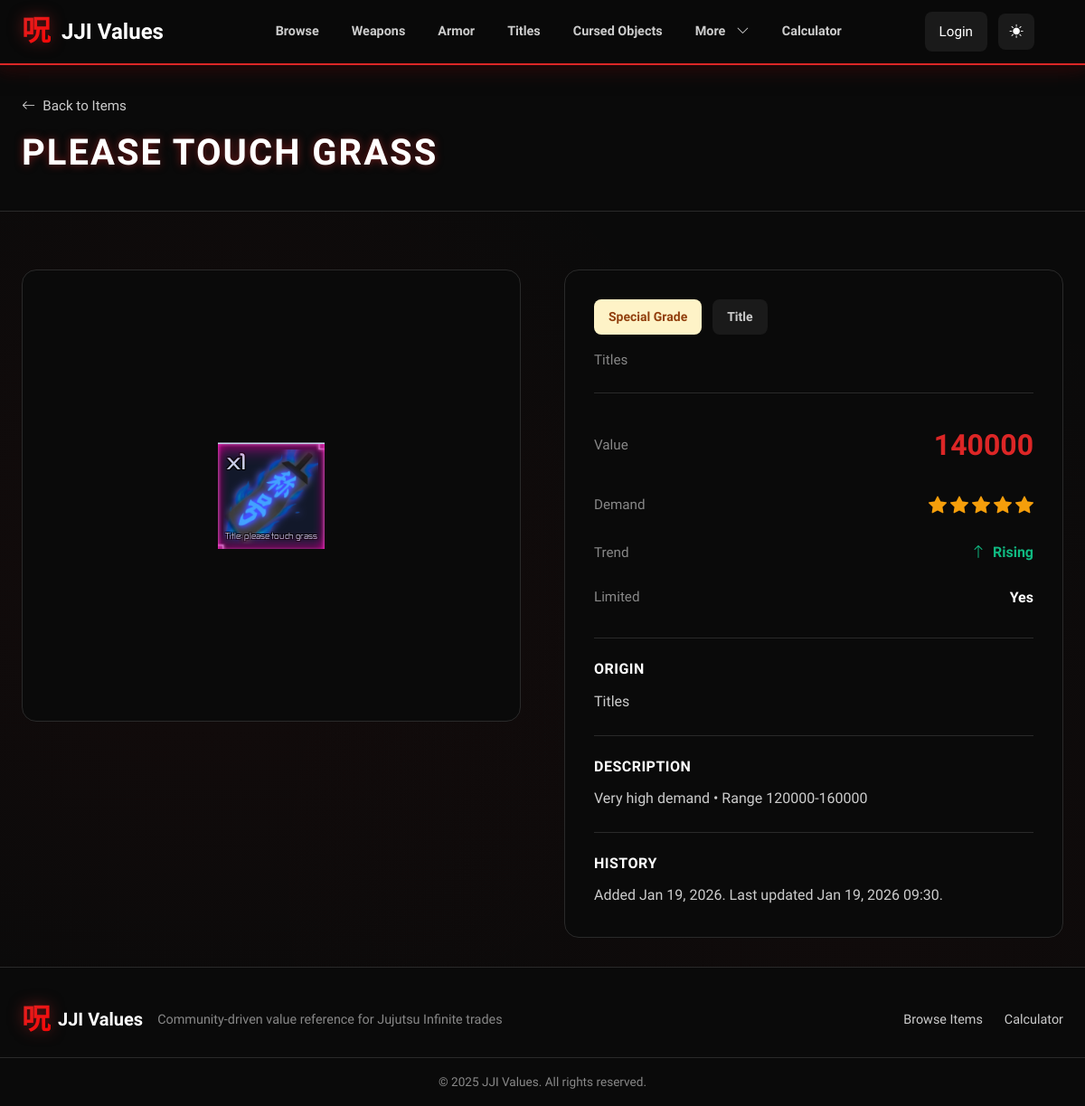
Screenshot of /please-touch-grass/ with the database file from the repository.
### values/models.py (models this page shows, shortened)
class Item(models.Model):
    class ItemType(models.TextChoices):
        ITEM = "item", "Item"
        TITLE = "title", "Title"
        GAMEPASS = "gamepass", "Game Pass"
        EVENT = "event", "Event Item"
    class Rarity(models.TextChoices):
        UNOBTAINABLE = "unobtainable", "Unobtainable"
        SPECIAL_GRADE = "special_grade", "Special Grade"
        RARE = "rare", "Rare"
        UNCOMMON = "uncommon", "Uncommon"
        COMMON = "common", "Common"
    class Trend(models.TextChoices):
        RISING = "rising", "Rising"
        STABLE = "stable", "Stable"
        FALLING = "falling", "Falling"
    name = models.CharField(max_length=150, unique=True)
    slug = models.SlugField(unique=True)
    category = models.ForeignKey(
        Category, on_delete=models.PROTECT, related_name="items"
    )
    item_type = models.CharField(
        max_length=20, choices=ItemType.choices, default=ItemType.ITEM
    )
    rarity = models.CharField(
        max_length=20, choices=Rarity.choices, default=Rarity.COMMON
    )
    value = models.PositiveIntegerField(help_text="Trade value points")
    demand = models.PositiveSmallIntegerField(default=5, help_text="1-10 scale")
    trend = models.CharField(
        max_length=10, choices=Trend.choices, default=Trend.STABLE
    )
    is_limited = models.BooleanField(default=False)
    featured = models.BooleanField(default=False)
    obtained_from = models.CharField(
        max_length=200, blank=True, help_text="Event, raid, or source"
    )
    image_url = models.URLField(blank=True)
    notes = models.TextField(blank=True)
    created_at = models.DateTimeField(auto_now_add=True)
    updated_at = models.DateTimeField(auto_now=True)
    class Meta:
        ordering = ["-featured", "-value", "name"]
    def get_star_count(self):
        return min(5, max(1, (self.demand + 1) // 2))

class Category(models.Model):
    name = models.CharField(max_length=100, unique=True)
    slug = models.SlugField(unique=True)
    description = models.TextField(blank=True)
    color = models.CharField(
        max_length=20,
        default="#6366F1",
        help_text="Hex color used for category badges",
    )
    class Meta:
        ordering = ["name"]

### values/views.py (the view)
# urls.py: path("<slug:slug>/", ItemDetailView.as_view(), name="item_detail"),
class ItemDetailView(DetailView):
    model = Item
    template_name = "values/item_detail.html"
    context_object_name = "item"
    slug_field = "slug"
    def get_context_data(self, **kwargs):
        context = super().get_context_data(**kwargs)
        context['is_admin'] = self.request.user.is_authenticated and self.request.user.is_staff
        return context

### templates/values/item_detail.html (shortened to what this page needs)
{% extends "base.html" %}
{% load static %}
{% block content %}
<div class="page-header-section">
    <div class="container">
        <div class="page-header-content">
            <div>
                <a href="{% url 'values:item_list' %}" class="back-link">
                    <i class="bi bi-arrow-left"></i>
                    <span>Back to Items</span>
                </a>
                <h1 class="page-title-large">{{ item.name }}</h1>
            </div>
        </div>
    </div>
</div>
<div class="page-body">
    <div class="container">
        <div class="item-detail-layout">
            <div class="item-detail-image-section">
                {% if item.image_url %}
                <div class="item-image-wrapper">
                    <img src="{{ item.image_url }}" alt="{{ item.name }}" class="item-detail-image">
                </div>
                {% else %}
                <div class="item-image-wrapper no-image-large">
                    <i class="bi bi-image"></i>
                    <span>No image available</span>
                </div>
                {% endif %}
            </div>
            <div class="item-detail-info-section">
                <div class="info-card">
                    <div class="info-header">
                        <div class="info-badges">
                            <span class="info-badge rarity-{{ item.rarity }}">{{ item.get_rarity_display }}</span>
                            <span class="info-badge type-badge">{{ item.get_item_type_display }}</span>
                        </div>
                        <div class="info-category">{{ item.category.name }}</div>
                    </div>
                    <div class="info-stats">
                        <div class="stat-row">
                            <span class="stat-label">Value</span>
                            <span class="stat-value-large">{{ item.value|floatformat:0 }}</span>
                        </div>
                        <div class="stat-row">
                            <span class="stat-label">Demand</span>
                            <div class="stat-stars">
                                {% with star_count=item.get_star_count %}
                                    {% for i in "12345"|make_list %}
                                        <i class="bi bi-star-fill {% if forloop.counter <= star_count %}star-active{% else %}star-inactive{% endif %}"></i>
                                    {% endfor %}
                                {% endwith %}
                            </div>
                        </div>
                        <div class="stat-row">
                            <span class="stat-label">Trend</span>
                            <span class="stat-trend trend-{{ item.trend }}">
                                {% if item.trend == "rising" %}
                                    <i class="bi bi-arrow-up"></i> Rising
                                {% elif item.trend == "falling" %}
                                    <i class="bi bi-arrow-down"></i> Falling
                                {% else %}
                                    <i class="bi bi-dash"></i> Stable
                                {% endif %}
                            </span>
                        </div>
                        <div class="stat-row">
                            <span class="stat-label">Limited</span>
                            <span class="stat-value">{{ item.is_limited|yesno:"Yes,No" }}</span>
                        </div>
                    </div>
                    {% if item.obtained_from %}
                    <div class="info-section">
                        <h3 class="info-section-title">Origin</h3>
                        <p class="info-section-text">{{ item.obtained_from }}</p>
                    </div>
                    {% endif %}
                    {% if item.notes %}
                    <div class="info-section">
                        <h3 class="info-section-title">Description</h3>
                        <p class="info-section-text">{{ item.notes }}</p>
                    </div>
                    {% endif %}
                    <div class="info-section">
                        <h3 class="info-section-title">History</h3>
                        <p class="info-section-text">
                            Added {{ item.created_at|date:"M d, Y" }}. Last updated {{ item.updated_at|date:"M d, Y H:i" }}.
                        </p>
                    </div>
                </div>
            </div>
        </div>
    </div>
</div>
{% endblock %}

### static/css/styles.css (style rules this page uses)
:root { --bg-primary: #0a0a0a; --bg-secondary: #111111; --bg-tertiary: #1a1a1a; --text-primary: #ffffff; --text-secondary: #cccccc; --text-muted: #888888; --accent: #dc2626; --accent-hover: #ef4444; --accent-light: #7f1d1d; --accent-glow: rgba(220, 38, 38, 0.5); --cursed-energy: #dc2626; --cursed-energy-glow: rgba(220, 38, 38, 0.3); --success: #10b981; --warning: #f59e0b; --danger: #ef4444; --border: #2a2a2a; --border-glow: rgba(220, 38, 38, 0.2); --shadow-sm: 0 2px 4px rgba(0, 0, 0, 0.5); --shadow-md: 0 4px 8px rgba(0, 0, 0, 0.6); --shadow-lg: 0 8px 16px rgba(0, 0, 0, 0.7); --shadow-xl: 0 12px 24px rgba(0, 0, 0, 0.8); --shadow-red: 0 0 20px rgba(220, 38, 38, 0.4); }
body.theme-dark { --bg-primary: #0a0a0a; --bg-secondary: #111111; --bg-tertiary: #1a1a1a; --text-primary: #ffffff; --text-secondary: #cccccc; --text-muted: #888888; --accent: #dc2626; --accent-hover: #ef4444; --accent-light: #7f1d1d; --accent-glow: rgba(220, 38, 38, 0.5); --cursed-energy: #dc2626; --cursed-energy-glow: rgba(220, 38, 38, 0.3); --border: #2a2a2a; --border-glow: rgba(220, 38, 38, 0.2); --shadow-sm: 0 2px 4px rgba(0, 0, 0, 0.5); --shadow-md: 0 4px 8px rgba(0, 0, 0, 0.6); --shadow-lg: 0 8px 16px rgba(0, 0, 0, 0.7); --shadow-xl: 0 12px 24px rgba(0, 0, 0, 0.8); --shadow-red: 0 0 20px rgba(220, 38, 38, 0.4); }
* { margin: 0; padding: 0; box-sizing: border-box; }
html, body { height: 100%; font-family: 'Rajdhani', 'Orbitron', sans-serif; background: var(--bg-primary); color: var(--text-primary); line-height: 1.6; -webkit-font-smoothing: antialiased; -moz-osx-font-smoothing: grayscale; overflow-x: hidden; }
body { background-image: radial-gradient(circle at 20% 50%, rgba(220, 38, 38, 0.05) 0%, transparent 50%), radial-gradient(circle at 80% 80%, rgba(220, 38, 38, 0.03) 0%, transparent 50%); background-attachment: fixed; }
body { display: flex; flex-direction: column; }
.min-vh-100 { min-height: 100vh; }
.container { max-width: 1280px; margin: 0 auto; padding: 0 1.5rem; }
.stat-label { font-size: 0.9rem; color: var(--text-muted); font-weight: 500; }
.page-header-section { background: var(--bg-primary); border-bottom: 1px solid var(--border); padding: 2rem 0; }
.page-header-content { display: flex; justify-content: space-between; align-items: center; flex-wrap: wrap; gap: 1.5rem; }
.page-title-large { font-size: 2.5rem; font-weight: 900; color: var(--text-primary); margin-bottom: 0.5rem; font-family: 'Orbitron', sans-serif; text-transform: uppercase; letter-spacing: 2px; text-shadow: 0 0 10px var(--accent-glow); }
.page-body { padding: 2rem 0; }
.rarity-special_grade { background: #fef3c7; color: #92400e; }

### rows the page displays
Item: name "PLEASE TOUCH GRASS", image_url (picture), rarity "Special Grade", item_type "Title", category.name "Titles", value "140000", is_limited "Yes", obtained_from "Titles", notes "Very high demand • Range 120000-160000", created_at "Jan 19, 2026", updated_at "Jan 19, 2026 09:30"
